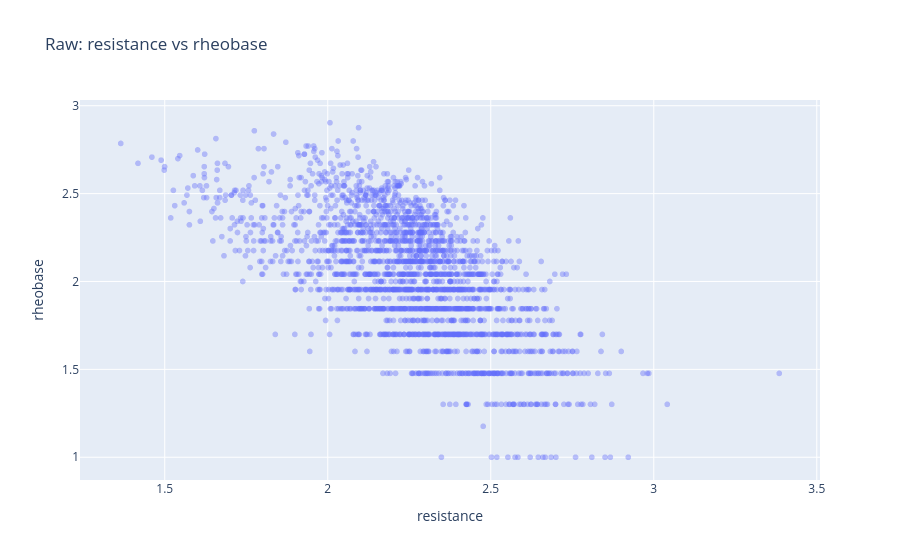

The cell this chart's notebook holds for it:
### Code cell
px.scatter(logdata, x="resistance", y="rheobase", opacity=0.4, title="Raw: resistance vs rheobase")
# Another reason we made it log is because the data is skewed rightwards. Big gap between 75 % and the max means few extreme cells put the line toward themselves. 
# Log allows for bigger values more than smaller ones so the cells stop dominating

### Figure 1 — Plotly figure (JSON) as saved in the notebook; plotly's stock layout.template omitted (floating-point values rounded to 4 significant figures; data arrays with more than 128 entries replaced by an {"elided": "..."} marker saying what was removed)
{"data": [{"hovertemplate": "resistance=%{x}<br>rheobase=%{y}<extra></extra>", "legendgroup": "", "marker": {"color": "#636efa", "opacity": 0.4, "symbol": "circle"}, "mode": "markers", "name": "", "showlegend": false, "type": "scattergl", "x": {"elided": "2333 float values"}, "xaxis": "x", "y": {"elided": "2333 float values"}, "yaxis": "y"}], "layout": {"legend": {"tracegroupgap": 0}, "title": {"text": "Raw: resistance vs rheobase"}, "xaxis": {"anchor": "y", "domain": [0, 1], "title": {"text": "resistance"}}, "yaxis": {"anchor": "x", "domain": [0, 1], "title": {"text": "rheobase"}}}}
